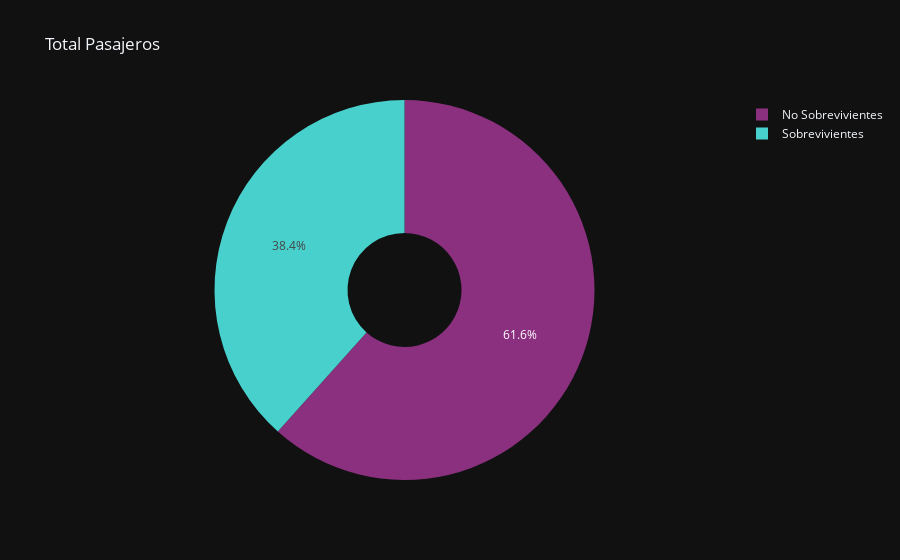

Source (notebook cell):
### Code cell
# % CANTIDAD DE SIBREVIVIENTES


Sobrevivientes= df.groupby('Survived_Indicator')['PassengerId'].count().reset_index()
px.pie(Sobrevivientes, values='PassengerId', names='Survived_Indicator', template="plotly_dark", title="Total Pasajeros",hole=0.3,color_discrete_sequence = colorx
    ).show()

### Figure 1 — Plotly figure (JSON) as saved in the notebook; plotly's stock layout.template omitted (floating-point values rounded to 4 significant figures)
{"data": [{"domain": {"x": [0, 1], "y": [0, 1]}, "hole": 0.3, "hovertemplate": "Survived_Indicator=%{label}<br>PassengerId=%{value}<extra></extra>", "labels": ["No Sobrevivientes", "Sobrevivientes"], "legendgroup": "", "name": "", "showlegend": true, "type": "pie", "values": [549, 342]}], "layout": {"legend": {"tracegroupgap": 0}, "piecolorway": ["#8A307F", "MEDIUMturquoise", "wheat"], "title": {"text": "Total Pasajeros"}}}
